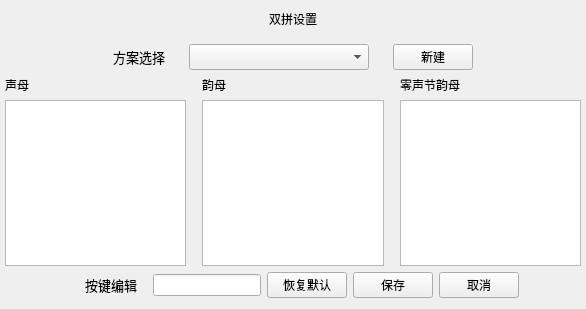
<?xml version="1.0" encoding="UTF-8"?>
<ui version="4.0">
 <class>SPSetPlanDlg</class>
 <widget class="QWidget" name="SPSetPlanDlg">
  <property name="geometry">
   <rect>
    <x>0</x>
    <y>0</y>
    <width>586</width>
    <height>309</height>
   </rect>
  </property>
  <property name="minimumSize">
   <size>
    <width>0</width>
    <height>0</height>
   </size>
  </property>
  <property name="maximumSize">
   <size>
    <width>16635</width>
    <height>16635</height>
   </size>
  </property>
  <property name="windowTitle">
   <string>Dialog</string>
  </property>
  <layout class="QVBoxLayout" name="verticalLayout_6">
   <property name="leftMargin">
    <number>0</number>
   </property>
   <property name="topMargin">
    <number>0</number>
   </property>
   <property name="rightMargin">
    <number>0</number>
   </property>
   <item>
    <layout class="QVBoxLayout" name="verticalLayout_5">
     <item>
      <widget class="QWidget" name="sp_title_widget" native="true">
       <layout class="QHBoxLayout" name="horizontalLayout_5">
        <item>
         <spacer name="horizontalSpacer_7">
          <property name="orientation">
           <enum>Qt::Horizontal</enum>
          </property>
          <property name="sizeHint" stdset="0">
           <size>
            <width>40</width>
            <height>20</height>
           </size>
          </property>
         </spacer>
        </item>
        <item>
         <widget class="QLabel" name="label_6">
          <property name="text">
           <string>双拼设置</string>
          </property>
         </widget>
        </item>
        <item>
         <spacer name="horizontalSpacer_8">
          <property name="orientation">
           <enum>Qt::Horizontal</enum>
          </property>
          <property name="sizeHint" stdset="0">
           <size>
            <width>40</width>
            <height>20</height>
           </size>
          </property>
         </spacer>
        </item>
       </layout>
      </widget>
     </item>
     <item>
      <layout class="QVBoxLayout" name="verticalLayout_4">
       <property name="leftMargin">
        <number>5</number>
       </property>
       <property name="rightMargin">
        <number>5</number>
       </property>
       <item>
        <layout class="QHBoxLayout" name="horizontalLayout">
         <item>
          <spacer name="horizontalSpacer">
           <property name="orientation">
            <enum>Qt::Horizontal</enum>
           </property>
           <property name="sizeType">
            <enum>QSizePolicy::Expanding</enum>
           </property>
           <property name="sizeHint" stdset="0">
            <size>
             <width>80</width>
             <height>20</height>
            </size>
           </property>
          </spacer>
         </item>
         <item>
          <widget class="QLabel" name="label">
           <property name="font">
            <font>
             <family>微软雅黑</family>
             <pointsize>10</pointsize>
            </font>
           </property>
           <property name="text">
            <string>方案选择</string>
           </property>
          </widget>
         </item>
         <item>
          <spacer name="horizontalSpacer_2">
           <property name="orientation">
            <enum>Qt::Horizontal</enum>
           </property>
           <property name="sizeType">
            <enum>QSizePolicy::Fixed</enum>
           </property>
           <property name="sizeHint" stdset="0">
            <size>
             <width>18</width>
             <height>20</height>
            </size>
           </property>
          </spacer>
         </item>
         <item>
          <widget class="QComboBox" name="comboBox">
           <property name="sizePolicy">
            <sizepolicy hsizetype="Preferred" vsizetype="Preferred">
             <horstretch>0</horstretch>
             <verstretch>0</verstretch>
            </sizepolicy>
           </property>
           <property name="minimumSize">
            <size>
             <width>180</width>
             <height>0</height>
            </size>
           </property>
           <property name="maximumSize">
            <size>
             <width>16635</width>
             <height>50</height>
            </size>
           </property>
          </widget>
         </item>
         <item>
          <spacer name="horizontalSpacer_3">
           <property name="orientation">
            <enum>Qt::Horizontal</enum>
           </property>
           <property name="sizeType">
            <enum>QSizePolicy::Fixed</enum>
           </property>
           <property name="sizeHint" stdset="0">
            <size>
             <width>18</width>
             <height>20</height>
            </size>
           </property>
          </spacer>
         </item>
         <item>
          <widget class="QPushButton" name="pushButton">
           <property name="sizePolicy">
            <sizepolicy hsizetype="Minimum" vsizetype="Preferred">
             <horstretch>0</horstretch>
             <verstretch>0</verstretch>
            </sizepolicy>
           </property>
           <property name="maximumSize">
            <size>
             <width>16777215</width>
             <height>50</height>
            </size>
           </property>
           <property name="text">
            <string>新建</string>
           </property>
          </widget>
         </item>
         <item>
          <spacer name="horizontalSpacer_4">
           <property name="orientation">
            <enum>Qt::Horizontal</enum>
           </property>
           <property name="sizeHint" stdset="0">
            <size>
             <width>18</width>
             <height>20</height>
            </size>
           </property>
          </spacer>
         </item>
        </layout>
       </item>
       <item>
        <spacer name="verticalSpacer">
         <property name="orientation">
          <enum>Qt::Vertical</enum>
         </property>
         <property name="sizeType">
          <enum>QSizePolicy::Expanding</enum>
         </property>
         <property name="sizeHint" stdset="0">
          <size>
           <width>20</width>
           <height>13</height>
          </size>
         </property>
        </spacer>
       </item>
       <item>
        <layout class="QHBoxLayout" name="horizontalLayout_2">
         <item>
          <layout class="QVBoxLayout" name="verticalLayout">
           <item>
            <widget class="QLabel" name="label_2">
             <property name="text">
              <string>声母</string>
             </property>
            </widget>
           </item>
           <item>
            <widget class="QTableWidget" name="initial_tab">
             <property name="minimumSize">
              <size>
               <width>0</width>
               <height>150</height>
              </size>
             </property>
             <property name="maximumSize">
              <size>
               <width>16777215</width>
               <height>16635</height>
              </size>
             </property>
            </widget>
           </item>
          </layout>
         </item>
         <item>
          <spacer name="horizontalSpacer_5">
           <property name="orientation">
            <enum>Qt::Horizontal</enum>
           </property>
           <property name="sizeType">
            <enum>QSizePolicy::Fixed</enum>
           </property>
           <property name="sizeHint" stdset="0">
            <size>
             <width>10</width>
             <height>20</height>
            </size>
           </property>
          </spacer>
         </item>
         <item>
          <layout class="QVBoxLayout" name="verticalLayout_2">
           <item>
            <widget class="QLabel" name="label_3">
             <property name="text">
              <string>韵母</string>
             </property>
            </widget>
           </item>
           <item>
            <widget class="QTableWidget" name="final_tab">
             <property name="minimumSize">
              <size>
               <width>0</width>
               <height>150</height>
              </size>
             </property>
             <property name="maximumSize">
              <size>
               <width>16777215</width>
               <height>16635</height>
              </size>
             </property>
            </widget>
           </item>
          </layout>
         </item>
         <item>
          <spacer name="horizontalSpacer_6">
           <property name="orientation">
            <enum>Qt::Horizontal</enum>
           </property>
           <property name="sizeType">
            <enum>QSizePolicy::Fixed</enum>
           </property>
           <property name="sizeHint" stdset="0">
            <size>
             <width>10</width>
             <height>20</height>
            </size>
           </property>
          </spacer>
         </item>
         <item>
          <layout class="QVBoxLayout" name="verticalLayout_3">
           <item>
            <widget class="QLabel" name="label_4">
             <property name="text">
              <string>零声节韵母</string>
             </property>
            </widget>
           </item>
           <item>
            <widget class="QTableWidget" name="zeroinitial_tab">
             <property name="minimumSize">
              <size>
               <width>0</width>
               <height>150</height>
              </size>
             </property>
             <property name="maximumSize">
              <size>
               <width>16777215</width>
               <height>16635</height>
              </size>
             </property>
            </widget>
           </item>
          </layout>
         </item>
        </layout>
       </item>
       <item>
        <spacer name="verticalSpacer_2">
         <property name="orientation">
          <enum>Qt::Vertical</enum>
         </property>
         <property name="sizeType">
          <enum>QSizePolicy::Expanding</enum>
         </property>
         <property name="sizeHint" stdset="0">
          <size>
           <width>20</width>
           <height>13</height>
          </size>
         </property>
        </spacer>
       </item>
       <item>
        <layout class="QHBoxLayout" name="horizontalLayout_3">
         <item>
          <spacer name="horizontalSpacer_10">
           <property name="orientation">
            <enum>Qt::Horizontal</enum>
           </property>
           <property name="sizeType">
            <enum>QSizePolicy::Fixed</enum>
           </property>
           <property name="sizeHint" stdset="0">
            <size>
             <width>80</width>
             <height>20</height>
            </size>
           </property>
          </spacer>
         </item>
         <item>
          <widget class="QLabel" name="label_5">
           <property name="font">
            <font>
             <family>微软雅黑</family>
             <pointsize>10</pointsize>
            </font>
           </property>
           <property name="text">
            <string>按键编辑</string>
           </property>
          </widget>
         </item>
         <item>
          <spacer name="horizontalSpacer_9">
           <property name="orientation">
            <enum>Qt::Horizontal</enum>
           </property>
           <property name="sizeType">
            <enum>QSizePolicy::Fixed</enum>
           </property>
           <property name="sizeHint" stdset="0">
            <size>
             <width>10</width>
             <height>20</height>
            </size>
           </property>
          </spacer>
         </item>
         <item>
          <widget class="QLineEdit" name="key_lineedit"/>
         </item>
         <item>
          <layout class="QHBoxLayout" name="horizontalLayout_4">
           <property name="leftMargin">
            <number>0</number>
           </property>
           <property name="topMargin">
            <number>0</number>
           </property>
           <property name="rightMargin">
            <number>0</number>
           </property>
           <property name="bottomMargin">
            <number>0</number>
           </property>
           <item>
            <widget class="QPushButton" name="reset_sp_btn">
             <property name="sizePolicy">
              <sizepolicy hsizetype="Minimum" vsizetype="Preferred">
               <horstretch>0</horstretch>
               <verstretch>0</verstretch>
              </sizepolicy>
             </property>
             <property name="maximumSize">
              <size>
               <width>16777215</width>
               <height>50</height>
              </size>
             </property>
             <property name="text">
              <string>恢复默认</string>
             </property>
            </widget>
           </item>
           <item>
            <widget class="QPushButton" name="confirm_btn">
             <property name="sizePolicy">
              <sizepolicy hsizetype="Minimum" vsizetype="Preferred">
               <horstretch>0</horstretch>
               <verstretch>0</verstretch>
              </sizepolicy>
             </property>
             <property name="maximumSize">
              <size>
               <width>16777215</width>
               <height>50</height>
              </size>
             </property>
             <property name="text">
              <string>保存</string>
             </property>
            </widget>
           </item>
           <item>
            <widget class="QPushButton" name="cancel_btn">
             <property name="sizePolicy">
              <sizepolicy hsizetype="Minimum" vsizetype="Preferred">
               <horstretch>0</horstretch>
               <verstretch>0</verstretch>
              </sizepolicy>
             </property>
             <property name="maximumSize">
              <size>
               <width>16777215</width>
               <height>50</height>
              </size>
             </property>
             <property name="text">
              <string>取消</string>
             </property>
            </widget>
           </item>
          </layout>
         </item>
         <item>
          <spacer name="horizontalSpacer_11">
           <property name="orientation">
            <enum>Qt::Horizontal</enum>
           </property>
           <property name="sizeHint" stdset="0">
            <size>
             <width>40</width>
             <height>20</height>
            </size>
           </property>
          </spacer>
         </item>
        </layout>
       </item>
       <item>
        <spacer name="verticalSpacer_3">
         <property name="orientation">
          <enum>Qt::Vertical</enum>
         </property>
         <property name="sizeHint" stdset="0">
          <size>
           <width>20</width>
           <height>18</height>
          </size>
         </property>
        </spacer>
       </item>
      </layout>
     </item>
    </layout>
   </item>
  </layout>
 </widget>
 <resources/>
 <connections/>
</ui>
